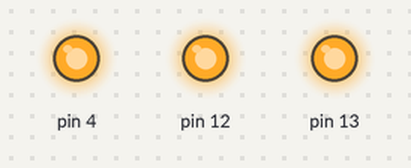
The sketch below on a simulated Arduino Uno, built with avr-gcc and run on an emulated ATmega328P. Parts: output pins drawn as LEDs (lit = HIGH).

Above: at 1.0 s.
At 3.0 s:
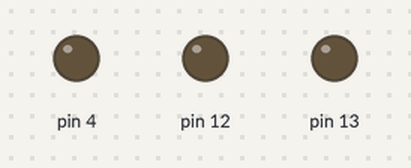
Timing chart, 0 to 5.2 s (numbered marks = the images above):
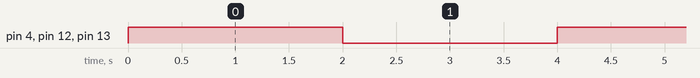

Measured:
- by itself, pin 4, pin 12, pin 13: alternates HIGH for 2.0 s and LOW for 2.0 s

The sketch:

code_1-1.ino
```cpp
void setup() {
  pinMode(13, OUTPUT);
  pinMode(12, OUTPUT);
  pinMode(4, OUTPUT);

}

void loop() {
  digitalWrite(13, HIGH);
  digitalWrite(12, HIGH);
  digitalWrite(4, HIGH);

  delay(2000);

  digitalWrite(13, LOW);
  digitalWrite(12, LOW);
  digitalWrite(4, LOW);

  delay(2000);

}
```
